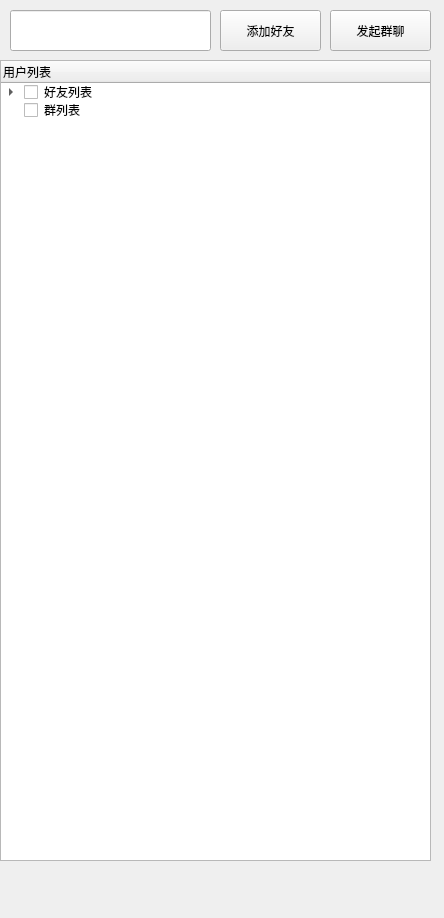
<?xml version="1.0" encoding="UTF-8"?>
<ui version="4.0">
 <class>Form</class>
 <widget class="QWidget" name="Form">
  <property name="geometry">
   <rect>
    <x>0</x>
    <y>0</y>
    <width>444</width>
    <height>918</height>
   </rect>
  </property>
  <property name="windowTitle">
   <string>Form</string>
  </property>
  <widget class="QTreeWidget" name="treeWidget">
   <property name="geometry">
    <rect>
     <x>0</x>
     <y>60</y>
     <width>431</width>
     <height>801</height>
    </rect>
   </property>
   <column>
    <property name="text">
     <string>用户列表</string>
    </property>
   </column>
   <item>
    <property name="text">
     <string>好友列表</string>
    </property>
    <property name="checkState">
     <enum>Unchecked</enum>
    </property>
    <item>
     <property name="text">
      <string>New Subitem</string>
     </property>
     <property name="checkState">
      <enum>Unchecked</enum>
     </property>
    </item>
   </item>
   <item>
    <property name="text">
     <string>群列表</string>
    </property>
    <property name="checkState">
     <enum>Unchecked</enum>
    </property>
   </item>
  </widget>
  <widget class="QLineEdit" name="friendLineEdit">
   <property name="geometry">
    <rect>
     <x>10</x>
     <y>10</y>
     <width>201</width>
     <height>41</height>
    </rect>
   </property>
  </widget>
  <widget class="QPushButton" name="addFriendPushButton">
   <property name="geometry">
    <rect>
     <x>220</x>
     <y>10</y>
     <width>101</width>
     <height>41</height>
    </rect>
   </property>
   <property name="text">
    <string>添加好友</string>
   </property>
  </widget>
  <widget class="QPushButton" name="addFriendPushButton_2">
   <property name="geometry">
    <rect>
     <x>330</x>
     <y>10</y>
     <width>101</width>
     <height>41</height>
    </rect>
   </property>
   <property name="text">
    <string>发起群聊</string>
   </property>
  </widget>
 </widget>
 <resources/>
 <connections/>
</ui>
